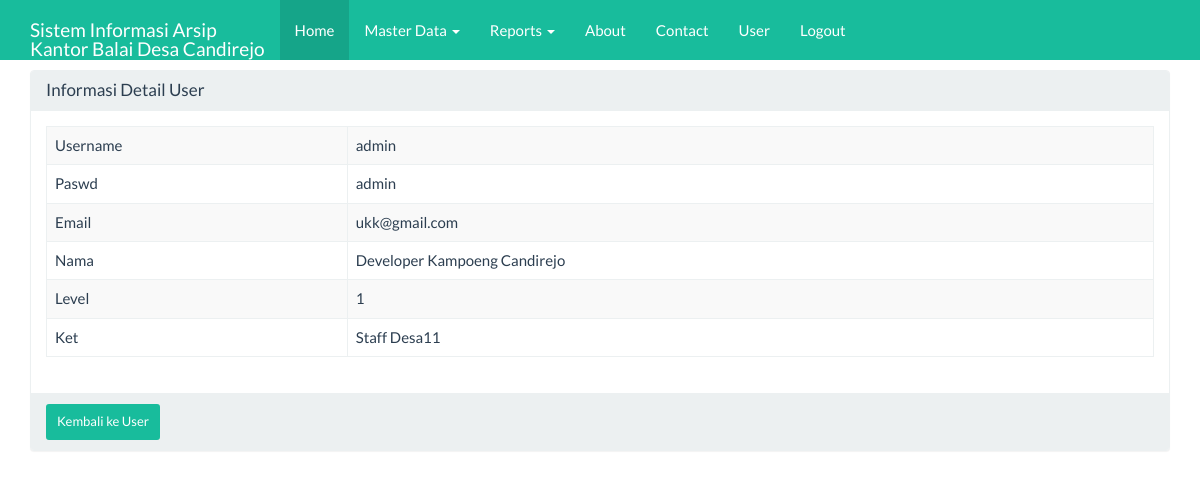
Page /index_admin.php?page=user&actions=detail&username=admin (signed in) on the committed database.
### tables this page shows
CREATE TABLE `user` (
  `username` varchar(25) NOT NULL,
  `paswd` varchar(50) NOT NULL,
  `email` varchar(50) NOT NULL,
  `nama` varchar(50) NOT NULL,
  `level` int(1) NOT NULL,
  `ket` varchar(50) NOT NULL
);

### views/user_detail.php (the view, shortened to what this page needs)
<div class="container">
    <div class="row">
        <div class="col-xs-12">
            <div class="panel panel-default">
                <div class="panel-heading">
                    <h3 class="panel-title">Informasi Detail User</h3>
                </div>
                <div class="panel-body">
                    <?php
                    $sql = "SELECT *FROM user WHERE username ='" . $_GET ['username'] . "'";
                    $query = mysqli_query($koneksi, $sql) or die("SQL Detail error");
                    $data = mysqli_fetch_array($query);
                    ?>
                    <table class="table table-bordered table-striped table-hover">
                        <tr>
                            <td>Username</td> <td><?= $data['username'] ?></td>
                        </tr>
                        <tr>
                            <td>Paswd</td> <td><?= $data['paswd'] ?></td>
                        </tr>
						<tr>
                            <td>Email</td> <td><?= $data['email'] ?></td>
                        </tr>
                        <tr>
                            <td>Nama</td> <td><?= $data['nama'] ?></td>
                        </tr>
                        <tr>
                            <td>Level</td> <td><?= $data['level'] ?></td>
                        </tr>
						<tr>
                            <td>Ket</td> <td><?= $data['ket'] ?></td>
                        </tr>
                    </table>
                </div>
                <div class="panel-footer">
                    <a href="?page=user&actions=tampil" class="btn btn-success btn-sm">
                        Kembali ke User </a>
                </div>
            </div>
        </div>
    </div>
</div>

### index_admin.php (style rules this page uses)
body { margin-top:70px; }

### rows in the picture
user: username "admin", paswd "admin", email "ukk@gmail.com", nama "Developer Kampoeng Candirejo", level "1", ket "Staff Desa11"
